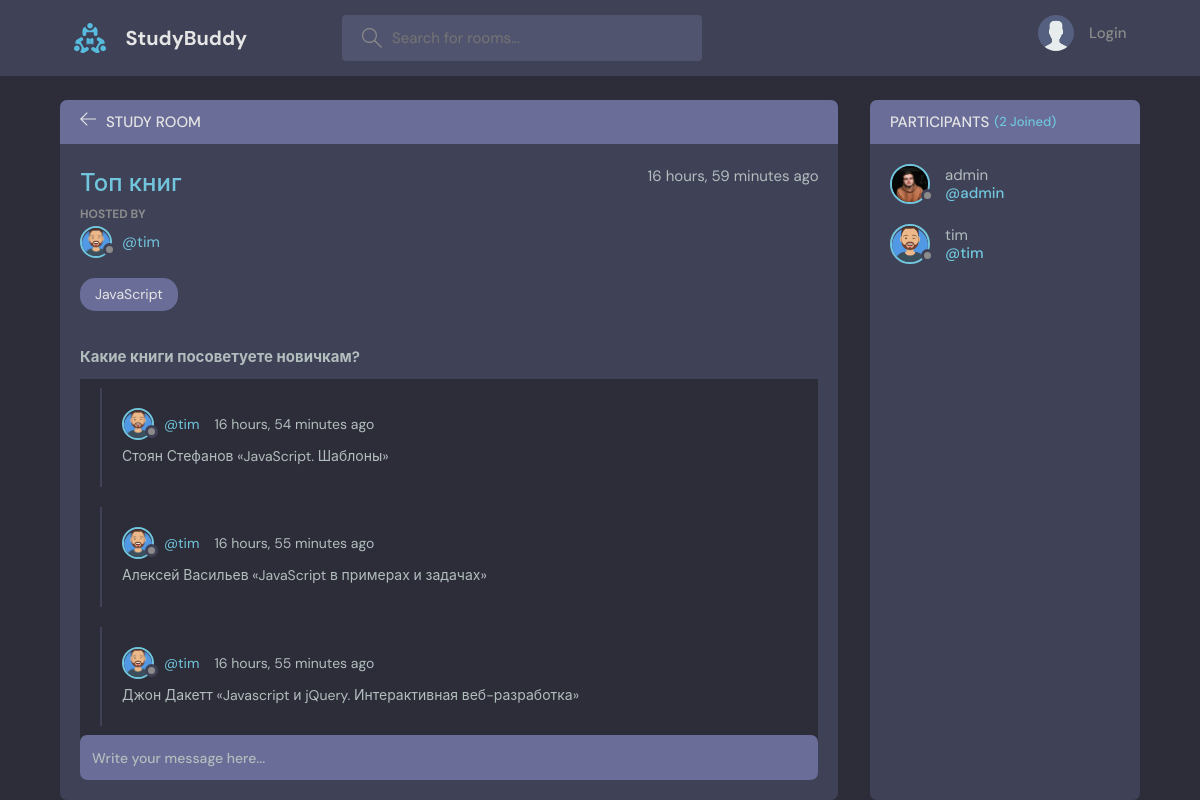
Page /room/2/ on the committed database.
### base/models.py (models this page shows, shortened)
class Room(models.Model):
    host = models.ForeignKey(User, on_delete=models.SET_NULL, null=True)
    topic = models.ForeignKey(Topic, on_delete=models.SET_NULL, null=True)
    name = models.CharField(max_length=200)
    description = models.TextField(null=True, blank=True)
    participants = models.ManyToManyField(
        User, related_name='participants', blank=True)
    updated = models.DateTimeField(auto_now=True)
    created = models.DateTimeField(auto_now_add=True)
    class Meta:
        ordering = ['-updated', '-created']

class User(AbstractUser):
    name = models.CharField(max_length=200, null=True)
    email = models.EmailField(unique=True ,null=True)
    bio = models.TextField(null=True)
    avatar = models.ImageField(null=True, default="avatar.svg")
    USERNAME_FIELD = 'email'
    REQUIRED_FIELDS = []

class Topic(models.Model):
    name = models.CharField(max_length=200)
    def __str__(self):
        return self.name

class Message(models.Model):
    user = models.ForeignKey(User, on_delete=models.CASCADE)
    room = models.ForeignKey(Room, on_delete=models.CASCADE)
    body = models.TextField()
    updated = models.DateTimeField(auto_now=True)
    created = models.DateTimeField(auto_now_add=True)
    class Meta:
        ordering = ['-updated', '-created']

### base/views.py (the view, shortened to what this page needs)
# urls.py: path('room/<str:pk>/', views.room, name='room'),
def room(request, pk):
    room = Room.objects.get(id=pk)
    room_messages = room.message_set.all()
    participants = room.participants.all()
    context = {'room': room, 'room_messages': room_messages,
               'participants': participants}
    return render(request, 'base/room.html', context)

### base/templates/base/room.html (shortened to what this page needs)
{% extends 'main.html' %}
{% block content %}
<main class="profile-page layout layout--2">
  <div class="container">
    <div class="room">
      <div class="room__top">
        <div class="room__topLeft">
          <a href="{% url 'home' %}">
            <svg version="1.1" xmlns="http://www.w3.org/2000/svg" width="32" height="32" viewBox="0 0 32 32">
              <title>arrow-left</title>
              <path
                d="M13.723 2.286l-13.723 13.714 13.719 13.714 1.616-1.611-10.96-10.96h27.625v-2.286h-27.625l10.965-10.965-1.616-1.607z"
              ></path>
            </svg>
          </a>
          <h3>Study Room</h3>
        </div>
      </div>
      <div class="room__box scroll">
        <div class="room__header scroll">
          <div class="room__info">
            <h3>{{room.name}}</h3>
            <span>{{room.created|timesince}} ago</span>
          </div>
          <div class="room__hosted">
            <p>Hosted By</p>
            <a href="{% url 'user-profile' room.host.id %}" class="room__author">
              <div class="avatar avatar--small">
                <img src="{{ room.host.avatar.url }}" />
              </div>
              <span>@{{room.host.username}}</span>
            </a>
          </div>
          <span class="room__topics">{{room.topic}}</span>
          <br>
          <br>
          <h1>{{room.description}}</h1>
        </div>
        <div class="room__conversation">
          <div class="threads scroll">
            {% for message in room_messages %}
            <div class="thread">
              <div class="thread__top">
                <div class="thread__author">
                  <a href="{% url 'user-profile' message.user.id %}" class="thread__authorInfo">
                    <div class="avatar avatar--small">
                      <img src="{{ message.user.avatar.url }}" />
                    </div>
                    <span>@{{message.user.username}}</span>
                  </a>
                  <span class="thread__date">{{message.created|timesince}} ago</span>
                </div>
              </div>
              <div class="thread__details">
                {{message.body}}
              </div>
            </div>
            {% endfor %}
          </div>
        </div>
      </div>
      <div class="room__message">
        <form action="" method="POST">
          <input name="body" placeholder="Write your message here..." />
        </form>
      </div>
    </div>
    <div class="participants">
      <h3 class="participants__top">Participants <span>({{participants.count}} Joined)</span></h3>
      <div class="participants__list scroll">
        {% for user in participants %}
        <a href="{% url 'user-profile' user.id %}" class="participant">
          <div class="avatar avatar--medium">
            <img src="{{ user.avatar.url }}" />
          </div>
          <p>
            {{user.username}}
            <span>@{{user.username}}</span>
          </p>
        </a>
        {% endfor %}
      </div>
    </div>
  </div>
</main>
{% endblock content %}

### rows in the picture
Room: name "Топ книг", created "16 hours, 59 minutes", host.avatar (picture), host.username "tim", topic "JavaScript", description "Какие книги посоветуете новичкам?"
Message: user.avatar (picture), user.username "tim", created "16 hours, 54 minutes", body "Стоян Стефанов «JavaScript. Шаблоны»"
Message: user.avatar (picture), user.username "tim", created "16 hours, 55 minutes", body "Алексей Васильев «JavaScript в примерах и задачах»"
Message: user.avatar (picture), user.username "tim", created "16 hours, 55 minutes", body "Джон Дакетт «Javascript и jQuery. Интерактивная веб-разработка»"
User: avatar (picture), username "admin"
User: avatar (picture), username "tim"

### other values in the picture
{{ participants.count }} "2"
